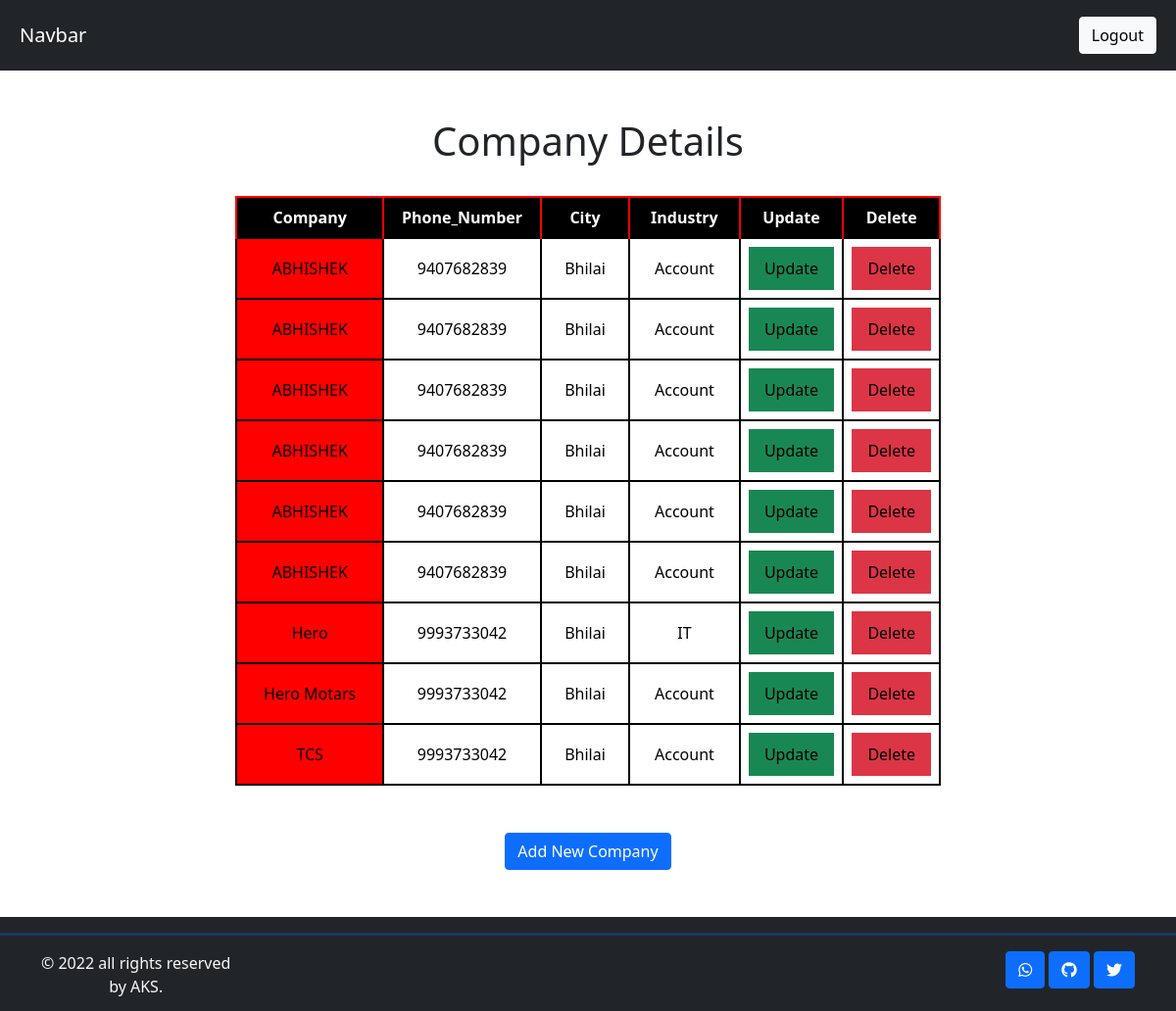
The app's page / (signed in) with its own data.
### app/models.py (models this page shows, shortened)
class companyDetails(models.Model):
    Company_Name = models.CharField(max_length=200)
    Company_Website = models.CharField(max_length=400)
    Company_Phone_Number = models.CharField(max_length=20)
    Company_Address = models.CharField(max_length=200)
    Company_City = models.CharField(max_length=200)
    Company_State = models.CharField(max_length=200)
    Company_Country = models.CharField(max_length=100)
    Industry_List = models.CharField(max_length=30, choices=INDUSTRY_CHOICES, null=False)
    class Meta:
        ordering = ['Company_Name']

### app/views.py (the view)
# urls.py: path('', views.home, name='home'),
def home(request):
    companyData = companyDetails.objects.all()
    return render(request,'index.html',{'Company_Datas':companyData})

### app/templates/index.html (shortened to what this page needs)
<!DOCTYPE html>
<html lang="en">
<head>
    <link href="https://cdn.jsdelivr.net/npm/bootstrap@5.0.2/dist/css/bootstrap.min.css" rel="stylesheet">
</head>
<body style="height:100vh">
    {% if user.is_authenticated %}
    <nav class="navbar navbar-expand-lg navbar-dark bg-dark py-3 px-2 position-fixed top-0 w-100">
        <div class="container-fluid">
          <a class="navbar-brand" href="#">Navbar</a>
          <a class="float-end px-auto btn-light btn" href="{% url 'logout' %}">Logout</a>
        </div>
    </nav>
    <h1 style='text-align:center;margin-top:6rem!important;;margin-bottom:2rem!important;'>Company Details</h1>
    <div>
        <table style='text-align: center; border: 2px solid black; border-collapse: collapse; box-sizing: border-box; margin:auto;' class="table">
            <tr>
                <th>Company</th>
                <th>Phone_Number</th>
                <th>City</th>
                <th>Industry</th>
                <th>Update</th>
                <th>Delete</th>
            </tr>
            {% for company in Company_Datas %}
            <tr id=`{{company.id}}`>
                <td> <a href="{% url 'details' company.id %}" class="text-truncate">{{company.Company_Name}}</a> </td>
                <td> <a>{{company.Company_Phone_Number}}</a> </td>
                <td> <a>{{company.Company_City}}</a> </td>
                <td><a>{{company.Industry_List}}</a></td>
                <td><a class="bg-success" href="{% url 'upCompany' company.id %}">Update</a></td>
                <td><a class="bg-danger" href="{% url 'delCompany' company.id %}">Delete</a> </td>
            </tr>
            {% empty %}
            <h2>No companies Listed...</h2>
            {% endfor %}
        </table>
        <div class="d-block text-center my-5">
            <a class="btn btn-primary " href="{% url 'listCompany' %}">Add New Company</a>
        </div>
        <br><br><br><br>
    </div>
    {% endif %}
    <footer class="bg-dark position-fixed bottom-0 w-100" style="height:6rem;">
        <hr class="text-primary" style="height:3px;">
        <div class="d-flex justify-content-between container">
            <p class="text-light text-center">© 2022 all rights reserved<br>by AKS.</p>
            <div>
                <a href="" class="btn btn-primary"><i class="fa fa-whatsapp" aria-hidden="true"></i></a>
                <a href="" class="btn btn-primary"><i class="fa fa-github" aria-hidden="true"></i></i></a>
                <a href="" class="btn btn-primary"><i class="fa fa-twitter" aria-hidden="true"></i></a>
            </div>
        </div>
    </footer>
</body>
</html>

### app/templates/index.html (style rules this page uses)
th { padding:10px; }
td > a { text-decoration:none; color: black !important; display:block; padding:10px; }
body { margin:0; padding:0; }
th,td { border:2px solid black; justify-content:center; margin:auto; }
td:first-child { background-color:red; }
th { background-color:black!important; color:white; border-color:red; }
.table { width: 60vw!important; }

### records on screen
companyDetails: Company_Name "ABHISHEK", Company_Phone_Number "9407682839", Company_City "Bhilai", Industry_List "Account"
companyDetails: Company_Name "ABHISHEK", Company_Phone_Number "9407682839", Company_City "Bhilai", Industry_List "Account"
companyDetails: Company_Name "ABHISHEK", Company_Phone_Number "9407682839", Company_City "Bhilai", Industry_List "Account"
companyDetails: Company_Name "ABHISHEK", Company_Phone_Number "9407682839", Company_City "Bhilai", Industry_List "Account"
companyDetails: Company_Name "ABHISHEK", Company_Phone_Number "9407682839", Company_City "Bhilai", Industry_List "Account"
companyDetails: Company_Name "ABHISHEK", Company_Phone_Number "9407682839", Company_City "Bhilai", Industry_List "Account"
companyDetails: Company_Name "Hero", Company_Phone_Number "9993733042", Company_City "Bhilai", Industry_List "IT"
companyDetails: Company_Name "Hero Motars", Company_Phone_Number "9993733042", Company_City "Bhilai", Industry_List "Account"
companyDetails: Company_Name "TCS", Company_Phone_Number "9993733042", Company_City "Bhilai", Industry_List "Account"
